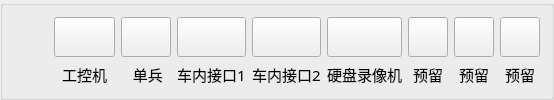
         <widget class="QGroupBox" name="gb_input">
          <property name="sizePolicy">
           <sizepolicy hsizetype="MinimumExpanding" vsizetype="Minimum">
            <horstretch>0</horstretch>
            <verstretch>0</verstretch>
           </sizepolicy>
          </property>
          <property name="layoutDirection">
           <enum>Qt::LeftToRight</enum>
          </property>
          <property name="title">
           <string/>
          </property>
          <property name="alignment">
           <set>Qt::AlignJustify|Qt::AlignVCenter</set>
          </property>
          <layout class="QHBoxLayout" name="horizontalLayout">
           <item>
            <spacer name="horizontalSpacer">
             <property name="orientation">
              <enum>Qt::Horizontal</enum>
             </property>
             <property name="sizeType">
              <enum>QSizePolicy::Maximum</enum>
             </property>
             <property name="sizeHint" stdset="0">
              <size>
               <width>40</width>
               <height>20</height>
              </size>
             </property>
            </spacer>
           </item>
           <item>
            <layout class="QVBoxLayout" name="verticalLayout_3" stretch="18,5">
             <item>
              <widget class="QPushButton" name="input_01">
               <property name="enabled">
                <bool>true</bool>
               </property>
               <property name="sizePolicy">
                <sizepolicy hsizetype="Expanding" vsizetype="Expanding">
                 <horstretch>0</horstretch>
                 <verstretch>0</verstretch>
                </sizepolicy>
               </property>
               <property name="styleSheet">
                <string notr="true">QPushButton{
      border-image: url(:/png/images/matrix_off.png);} 
QPushButton:checked{
      border-image: url(:/png/images/matrix_on.png);} </string>
               </property>
               <property name="text">
                <string/>
               </property>
               <property name="checkable">
                <bool>true</bool>
               </property>
               <property name="checked">
                <bool>false</bool>
               </property>
               <property name="autoExclusive">
                <bool>true</bool>
               </property>
              </widget>
             </item>
             <item>
              <widget class="QLabel" name="label_input_01">
               <property name="sizePolicy">
                <sizepolicy hsizetype="Preferred" vsizetype="Preferred">
                 <horstretch>0</horstretch>
                 <verstretch>0</verstretch>
                </sizepolicy>
               </property>
               <property name="font">
                <font>
                 <family>阿里巴巴普惠体 Medium</family>
                 <pointsize>11</pointsize>
                </font>
               </property>
               <property name="text">
                <string>  工控机  </string>
               </property>
               <property name="alignment">
                <set>Qt::AlignCenter</set>
               </property>
              </widget>
             </item>
            </layout>
           </item>
           <item>
            <layout class="QVBoxLayout" name="verticalLayout_2" stretch="18,5">
             <item>
              <widget class="QPushButton" name="input_02">
               <property name="enabled">
                <bool>true</bool>
               </property>
               <property name="sizePolicy">
                <sizepolicy hsizetype="Expanding" vsizetype="Expanding">
                 <horstretch>0</horstretch>
                 <verstretch>0</verstretch>
                </sizepolicy>
               </property>
               <property name="styleSheet">
                <string notr="true">QPushButton{
      border-image: url(:/png/images/matrix_off.png);} 
QPushButton:checked{
      border-image: url(:/png/images/matrix_on.png);} </string>
               </property>
               <property name="text">
                <string/>
               </property>
               <property name="checkable">
                <bool>true</bool>
               </property>
               <property name="checked">
                <bool>false</bool>
               </property>
               <property name="autoExclusive">
                <bool>true</bool>
               </property>
              </widget>
             </item>
             <item>
              <widget class="QLabel" name="label_input_02">
               <property name="sizePolicy">
                <sizepolicy hsizetype="Preferred" vsizetype="Preferred">
                 <horstretch>0</horstretch>
                 <verstretch>0</verstretch>
                </sizepolicy>
               </property>
               <property name="font">
                <font>
                 <family>阿里巴巴普惠体 Medium</family>
                 <pointsize>11</pointsize>
                </font>
               </property>
               <property name="text">
                <string>   单兵  </string>
               </property>
               <property name="alignment">
                <set>Qt::AlignCenter</set>
               </property>
              </widget>
             </item>
            </layout>
           </item>
           <item>
            <layout class="QVBoxLayout" name="verticalLayout_4" stretch="18,5">
             <item>
              <widget class="QPushButton" name="input_04">
               <property name="enabled">
                <bool>true</bool>
               </property>
               <property name="sizePolicy">
                <sizepolicy hsizetype="Expanding" vsizetype="Expanding">
                 <horstretch>0</horstretch>
                 <verstretch>0</verstretch>
                </sizepolicy>
               </property>
               <property name="styleSheet">
                <string notr="true">QPushButton{
      border-image: url(:/png/images/matrix_off.png);} 
QPushButton:checked{
      border-image: url(:/png/images/matrix_on.png);} </string>
               </property>
               <property name="text">
                <string/>
               </property>
               <property name="checkable">
                <bool>true</bool>
               </property>
               <property name="checked">
                <bool>false</bool>
               </property>
               <property name="autoExclusive">
                <bool>true</bool>
               </property>
              </widget>
             </item>
             <item>
              <widget class="QLabel" name="label_input_04">
               <property name="sizePolicy">
                <sizepolicy hsizetype="Preferred" vsizetype="Preferred">
                 <horstretch>0</horstretch>
                 <verstretch>0</verstretch>
                </sizepolicy>
               </property>
               <property name="font">
                <font>
                 <family>阿里巴巴普惠体 Medium</family>
                 <pointsize>11</pointsize>
                </font>
               </property>
               <property name="text">
                <string>车内接口1</string>
               </property>
               <property name="alignment">
                <set>Qt::AlignCenter</set>
               </property>
              </widget>
             </item>
            </layout>
           </item>
           <item>
            <layout class="QVBoxLayout" name="verticalLayout_6" stretch="18,5">
             <item>
              <widget class="QPushButton" name="input_05">
               <property name="enabled">
                <bool>true</bool>
               </property>
               <property name="sizePolicy">
                <sizepolicy hsizetype="Expanding" vsizetype="Expanding">
                 <horstretch>0</horstretch>
                 <verstretch>0</verstretch>
                </sizepolicy>
               </property>
               <property name="styleSheet">
                <string notr="true">QPushButton{
      border-image: url(:/png/images/matrix_off.png);} 
QPushButton:checked{
      border-image: url(:/png/images/matrix_on.png);} </string>
               </property>
               <property name="text">
                <string/>
               </property>
               <property name="checkable">
                <bool>true</bool>
               </property>
               <property name="checked">
                <bool>false</bool>
               </property>
               <property name="autoRepeat">
                <bool>false</bool>
               </property>
               <property name="autoExclusive">
                <bool>true</bool>
               </property>
              </widget>
             </item>
             <item>
              <widget class="QLabel" name="label_input_05">
               <property name="sizePolicy">
                <sizepolicy hsizetype="Preferred" vsizetype="Preferred">
                 <horstretch>0</horstretch>
                 <verstretch>0</verstretch>
                </sizepolicy>
               </property>
               <property name="font">
                <font>
                 <family>阿里巴巴普惠体 Medium</family>
                 <pointsize>11</pointsize>
                </font>
               </property>
               <property name="text">
                <string>车内接口2</string>
               </property>
               <property name="alignment">
                <set>Qt::AlignCenter</set>
               </property>
              </widget>
             </item>
            </layout>
           </item>
           <item>
            <layout class="QVBoxLayout" name="verticalLayout_5" stretch="18,5">
             <item>
              <widget class="QPushButton" name="input_03">
               <property name="enabled">
                <bool>true</bool>
               </property>
               <property name="sizePolicy">
                <sizepolicy hsizetype="Expanding" vsizetype="Expanding">
                 <horstretch>0</horstretch>
                 <verstretch>0</verstretch>
                </sizepolicy>
               </property>
               <property name="styleSheet">
                <string notr="true">QPushButton{
      border-image: url(:/png/images/matrix_off.png);} 
QPushButton:checked{
      border-image: url(:/png/images/matrix_on.png);} </string>
               </property>
               <property name="text">
                <string/>
               </property>
               <property name="checkable">
                <bool>true</bool>
               </property>
               <property name="checked">
                <bool>false</bool>
               </property>
               <property name="autoExclusive">
                <bool>true</bool>
               </property>
              </widget>
             </item>
             <item>
              <widget class="QLabel" name="label_input_03">
               <property name="sizePolicy">
                <sizepolicy hsizetype="Preferred" vsizetype="Preferred">
                 <horstretch>0</horstretch>
                 <verstretch>0</verstretch>
                </sizepolicy>
               </property>
               <property name="font">
                <font>
                 <family>阿里巴巴普惠体 Medium</family>
                 <pointsize>11</pointsize>
                </font>
               </property>
               <property name="text">
                <string>硬盘录像机</string>
               </property>
               <property name="alignment">
                <set>Qt::AlignCenter</set>
               </property>
              </widget>
             </item>
            </layout>
           </item>
           <item>
            <layout class="QVBoxLayout" name="verticalLayout_7" stretch="18,5">
             <item>
              <widget class="QPushButton" name="input_06">
               <property name="enabled">
                <bool>true</bool>
               </property>
               <property name="sizePolicy">
                <sizepolicy hsizetype="Expanding" vsizetype="Expanding">
                 <horstretch>0</horstretch>
                 <verstretch>0</verstretch>
                </sizepolicy>
               </property>
               <property name="styleSheet">
                <string notr="true">QPushButton{
      border-image: url(:/png/images/matrix_off.png);} 
QPushButton:checked{
      border-image: url(:/png/images/matrix_on.png);} </string>
               </property>
               <property name="text">
                <string/>
               </property>
               <property name="checkable">
                <bool>true</bool>
               </property>
               <property name="checked">
                <bool>false</bool>
               </property>
               <property name="autoRepeat">
                <bool>false</bool>
               </property>
               <property name="autoExclusive">
                <bool>true</bool>
               </property>
              </widget>
             </item>
             <item>
              <widget class="QLabel" name="label_input_06">
               <property name="sizePolicy">
                <sizepolicy hsizetype="Preferred" vsizetype="Preferred">
                 <horstretch>0</horstretch>
                 <verstretch>0</verstretch>
                </sizepolicy>
               </property>
               <property name="font">
                <font>
                 <family>阿里巴巴普惠体 Medium</family>
                 <pointsize>11</pointsize>
                </font>
               </property>
               <property name="text">
                <string>预留</string>
               </property>
               <property name="alignment">
                <set>Qt::AlignCenter</set>
               </property>
              </widget>
             </item>
            </layout>
           </item>
           <item>
            <layout class="QVBoxLayout" name="verticalLayout_15" stretch="18,5">
             <item>
              <widget class="QPushButton" name="input_07">
               <property name="enabled">
                <bool>true</bool>
               </property>
               <property name="sizePolicy">
                <sizepolicy hsizetype="Expanding" vsizetype="Expanding">
                 <horstretch>0</horstretch>
                 <verstretch>0</verstretch>
                </sizepolicy>
               </property>
               <property name="styleSheet">
                <string notr="true">QPushButton{
      border-image: url(:/png/images/matrix_off.png);} 
QPushButton:checked{
      border-image: url(:/png/images/matrix_on.png);} </string>
               </property>
               <property name="text">
                <string/>
               </property>
               <property name="checkable">
                <bool>true</bool>
               </property>
               <property name="checked">
                <bool>false</bool>
               </property>
               <property name="autoRepeat">
                <bool>false</bool>
               </property>
               <property name="autoExclusive">
                <bool>true</bool>
               </property>
              </widget>
             </item>
             <item>
              <widget class="QLabel" name="label_input_07">
               <property name="sizePolicy">
                <sizepolicy hsizetype="Preferred" vsizetype="Preferred">
                 <horstretch>0</horstretch>
                 <verstretch>0</verstretch>
                </sizepolicy>
               </property>
               <property name="font">
                <font>
                 <family>阿里巴巴普惠体 Medium</family>
                 <pointsize>11</pointsize>
                </font>
               </property>
               <property name="text">
                <string>预留</string>
               </property>
               <property name="alignment">
                <set>Qt::AlignCenter</set>
               </property>
              </widget>
             </item>
            </layout>
           </item>
           <item>
            <layout class="QVBoxLayout" name="verticalLayout_16" stretch="18,5">
             <property name="sizeConstraint">
              <enum>QLayout::SetDefaultConstraint</enum>
             </property>
             <item>
              <widget class="QPushButton" name="input_08">
               <property name="enabled">
                <bool>true</bool>
               </property>
               <property name="sizePolicy">
                <sizepolicy hsizetype="Expanding" vsizetype="Expanding">
                 <horstretch>0</horstretch>
                 <verstretch>0</verstretch>
                </sizepolicy>
               </property>
               <property name="styleSheet">
                <string notr="true">QPushButton{
      border-image: url(:/png/images/matrix_off.png);} 
QPushButton:checked{
      border-image: url(:/png/images/matrix_on.png);} </string>
               </property>
               <property name="text">
                <string/>
               </property>
               <property name="checkable">
                <bool>true</bool>
               </property>
               <property name="checked">
                <bool>false</bool>
               </property>
               <property name="autoRepeat">
                <bool>false</bool>
               </property>
               <property name="autoExclusive">
                <bool>true</bool>
               </property>
              </widget>
             </item>
             <item>
              <widget class="QLabel" name="label_input_08">
               <property name="sizePolicy">
                <sizepolicy hsizetype="Preferred" vsizetype="Preferred">
                 <horstretch>0</horstretch>
                 <verstretch>0</verstretch>
                </sizepolicy>
               </property>
               <property name="font">
                <font>
                 <family>阿里巴巴普惠体 Medium</family>
                 <pointsize>11</pointsize>
                </font>
               </property>
               <property name="text">
                <string>预留</string>
               </property>
               <property name="alignment">
                <set>Qt::AlignCenter</set>
               </property>
              </widget>
             </item>
            </layout>
           </item>
          </layout>
         </widget>
